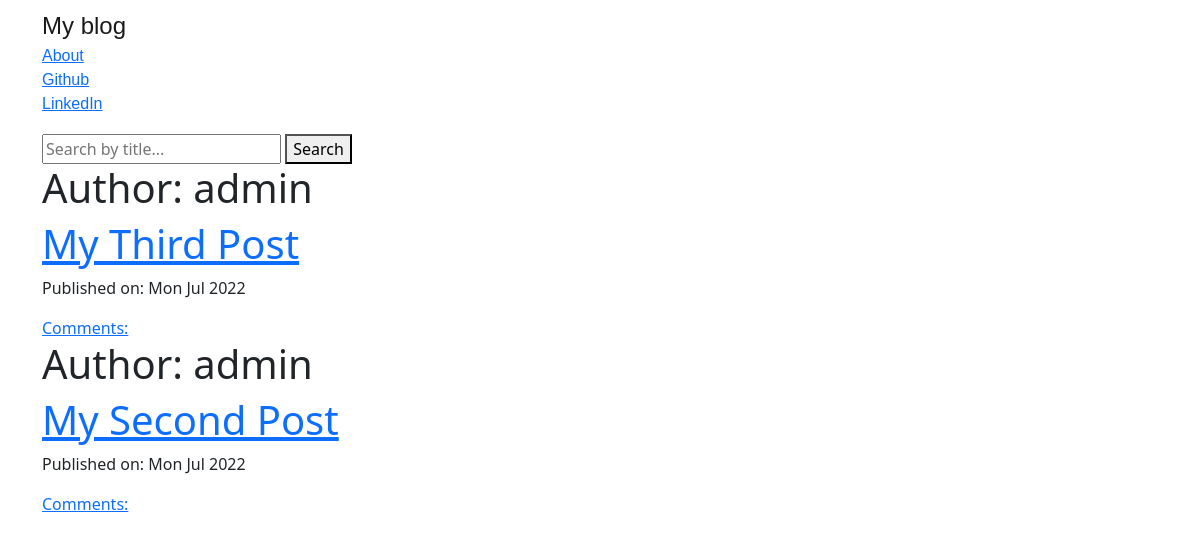
Before: / with the older database file.
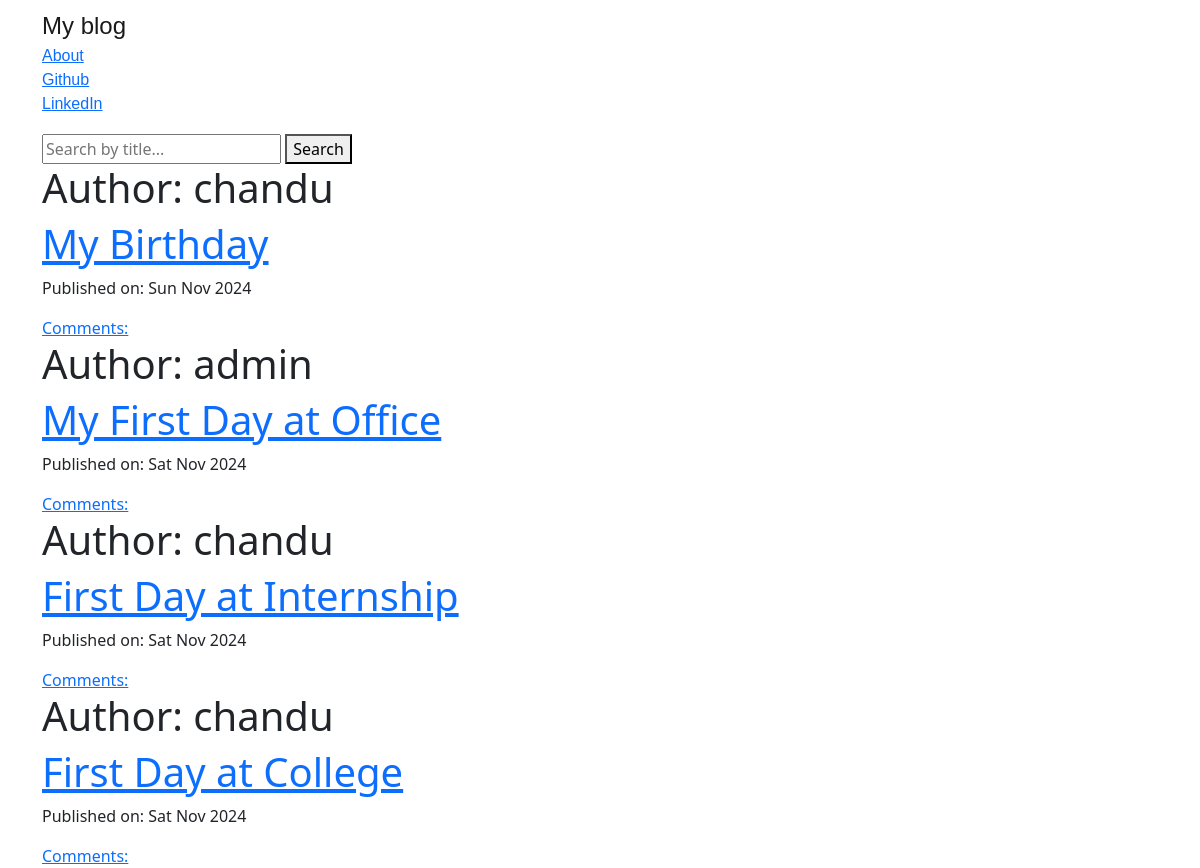
After: the same page with the newer database file.
### blog/models.py (models this page shows, shortened)
class Post(models.Model):
    author=models.ForeignKey('auth.User',on_delete=models.CASCADE)
    title=models.CharField(max_length=256)
    text=models.TextField()
    created_date=models.DateTimeField(default=timezone.now())
    published_date=models.DateTimeField(blank=True,null=True)

### blog/views.py (the view)
# urls.py: path('', Post_List_View.as_view(template_name='blog/post_list.html'), name='post_list'),
class Post_List_View(ListView):
    model = Post
    template_name = "blog/post_list.html"  # Explicitly specify the template (optional)
    def get_queryset(self):
        query = self.request.GET.get('q')  # Get the search query from the URL parameters
        queryset = Post.objects.filter(published_date__lte=timezone.now()).order_by('-published_date')
        if query:
            queryset = queryset.filter(Q(title__icontains=query))  # Filter by title
        return queryset

### blog/templates/blog/post_list.html
{% extends "blog/base.html" %}
{% block content %}
<div class="centerstage">
    <form method="get" action="">
        <input type="text" name="q" placeholder="Search by title..." value="{{ request.GET.q }}">
        <button type="submit">Search</button>
    </form>
    {% for post in post_list %}
    <div class="post">
        <h1>Author: {{ post.author }}</h1>
        <h1><a href="{% url 'post_detail' pk=post.pk %}">{{ post.title }}</a></h1>
        <div class="date">
            <p>Published on: {{ post.published_date|date:"D M Y" }}</p>
        </div>
        <a href="{% url 'post_detail' pk=post.pk %}">Comments: {{ post.approved_comments.count }}</a>
    </div>
    {% empty %}
    <p>No posts found matching your search.</p>
    {% endfor %}
</div>
{% endblock %}

### blog/templates/blog/base.html (shortened to what this page needs)
<!DOCTYPE html>
{% load static %}
<html lang="en">
<head>
<link href="https://cdn.jsdelivr.net/npm/bootstrap@5.2.0/dist/css/bootstrap.min.css" rel="stylesheet">
    <link rel="stylesheet" href="//cdn.jsdelivr.net/medium-editor/latest/css/medium-editor.min.css" type="text/css" media="screen" charset="utf-8">
    <link rel="stylesheet" href="{%static 'css/blog.css'%}">
</head>
<body>
    <nav class="navbar navbar-default techfont custom-navbar">
        <div class="container">
            <ul class="nav navbar-nav">
            <li><a class="navbar-brand bigbrand" href="{%url 'post_list'%}">My blog</a></li>
            <li><a href="{%url 'about'%}">About</a></li>
            <li><a href="https://www.github.com">Github</a></li>
            <li><a href="https://www.linked.in">LinkedIn</a></li>
        </ul>
            </div>
    </nav>
    <div class="content container">
        <div class="row">
            <div class="col-md-8">
                <div class="blog_posts">
                    {%block content%}
                    {%endblock%}
                </div>
            </div>
        </div>
    </div>
</body>
</html>

### blog/static/css/blog.css (style rules this page uses)
.techfont { font-family: 'Russo One',sans-serif; font-size: 1.5 em; margin-bottom: 10px; }
.bigbrand { font-size: 1.5em; }
.centerstage { margin-left: auto; margin-right:auto; }

Changed rows visible on the page:
removed Post: author "admin", title "My Third Post", published_date "Mon Jul 2022"
removed Post: author "admin", title "My Second Post", published_date "Mon Jul 2022"
added Post: author "chandu", title "My Birthday", published_date "Sun Nov 2024"
added Post: author "admin", title "My First Day at Office", published_date "Sat Nov 2024"
added Post: author "chandu", title "First Day at Internship", published_date "Sat Nov 2024"
added Post: author "chandu", title "First Day at College", published_date "Sat Nov 2024"
